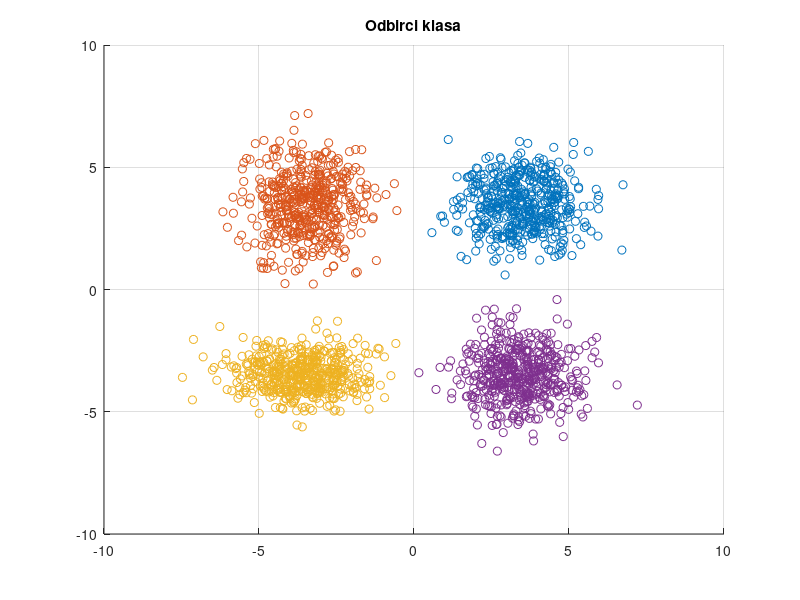
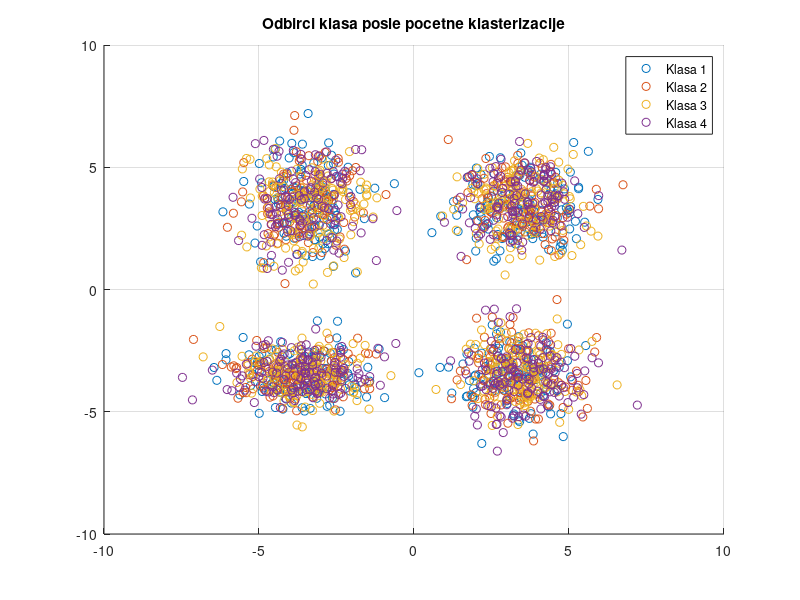

Reproduce these figures in MATLAB, in order. (Note: this script raises an error after producing the figures.)
%% Task 4.1 - C mean method

clear;
close all;
clc;

rng(100);

%% Generating samples

N = 500;
M1 = [3.5; 3.5];
M2 = [-3.5; 3.5];
M3 = [-3.5; -3.5];
M4 = [3.5; -3.5];
S1 = [1 0; 0 1];
S2 = [1 0; 0 1.5];
S3 = [1.2 0; 0 0.5];
S4 = [1 0; 0 1];

Y1 = mvnrnd(M1, S1, N)';
Y2 = mvnrnd(M2, S2, N)';
Y3 = mvnrnd(M3, S3, N)';
Y4 = mvnrnd(M4, S4, N)';

figure
hold all
scatter(Y1(1, :), Y1(2, :), 'r*')
scatter(Y2(1, :), Y2(2, :), 'b*')
scatter(Y3(1, :), Y3(2, :), 'g*')
scatter(Y4(1, :), Y4(2, :), 'y*')
title('Odbirci klasa')
grid on
hold off

%% Initial clustering

pom = rand(1, 4*N);
Y = [Y1 Y2 Y3 Y4];
Y1_start = [];
Y2_start = [];
Y3_start = [];
Y4_start = [];

for i=1:4*N
   if pom(i)<0.25
       Y1_start = [Y1_start Y(:, i)];
   elseif pom(i)<0.5
       Y2_start = [Y2_start Y(:, i)];
   elseif pom(i)<0.75
       Y3_start = [Y3_start Y(:, i)];
   else
       Y4_start = [Y4_start Y(:, i)];
   end
end

figure
hold all
scatter(Y1_start(1, :), Y1_start(2, :), 'r*')
scatter(Y2_start(1, :), Y2_start(2, :), 'b*')
scatter(Y3_start(1, :), Y3_start(2, :), 'g*')
scatter(Y4_start(1, :), Y4_start(2, :), 'y*')
legend('Klasa 1','Klasa 2','Klasa 3','Klasa 4');
title('Odbirci klasa posle pocetne klasterizacije')
grid on
hold off

%% C mean clustering

[Y1_cmean, Y2_cmean, Y3_cmean, Y4_cmean, l] = c_mean(Y1_start, Y2_start, Y3_start, Y4_start);

%% Dependence of the algorithm on initial clustering

pom = rand(1, 4*N);
Y = [Y1 Y2 Y3 Y4];
Y1_start = [];
Y2_start = [];
Y3_start = [];
Y4_start = [];
tr1 = linspace(0.2, 0.4, 10);
tr2 = linspace(0.4, 0.6, 10);
tr3 = linspace(0.6, 0.8, 10);
l = [];

for j=1:length(tr1)
    for i=1:4*N
       if pom(i)<tr1(j)
           Y1_start = [Y1_start Y(:, i)];
       elseif pom(i)<tr2(j)
           Y2_start = [Y2_start Y(:, i)];
       elseif pom(i)<tr3(j)
           Y3_start = [Y3_start Y(:, i)];
       else
           Y4_start = [Y4_start Y(:, i)];
       end
    end
    [Y1_cmean_i, Y2_cmean_i, Y3_cmean_i, Y4_cmean_i, l_i] = c_mean(Y1_start, Y2_start, Y3_start, Y4_start);
    l = [l l_i];
end

%% Mean number of iterations

l_mean = mean(l);
text = ['Srednji broj potrebnih iteracija: ', num2str(l_mean)];
disp(text);

%% Dependence of the algorithm on initial number of clusters

pom = rand(1, 4*N);
Y = [Y1 Y2 Y3 Y4];
Y1_start = [];
Y2_start = [];
Y3_start = [];

for i=1:4*N
   if pom(i)<0.33
       Y1_start = [Y1_start Y(:, i)];
   elseif pom(i)<0.66
       Y2_start = [Y2_start Y(:, i)];
   else
       Y3_start = [Y3_start Y(:, i)];
   end
end

figure
hold all
scatter(Y1_start(1, :), Y1_start(2, :), 'r*')
scatter(Y2_start(1, :), Y2_start(2, :), 'b*')
scatter(Y3_start(1, :), Y3_start(2, :), 'g*')
legend('Klasa 1','Klasa 2','Klasa 3');
title('Odbirci klasa posle pocetne klasterizacije')
grid on
hold off

[Y1_cmean3, Y2_cmean3, Y3_cmean3, l] = c_mean_3(Y1_start, Y2_start, Y3_start);

pom = rand(1, 4*N);
Y = [Y1 Y2 Y3 Y4];
Y1_start = [];
Y2_start = [];
Y3_start = [];
tr1 = linspace(0.2, 0.4, 10);
tr2 = linspace(0.4, 0.6, 10);
l = [];

for j=1:length(tr1)
    for i=1:4*N
       if pom(i)<tr1(j)
           Y1_start = [Y1_start Y(:, i)];
       elseif pom(i)<tr2(j)
           Y2_start = [Y2_start Y(:, i)];
       else
           Y3_start = [Y3_start Y(:, i)];
       end
    end
    [Y1_cmean_3_i, Y2_cmean_3_i, Y3_cmean_3_i, l_i] = c_mean_3(Y1_start, Y2_start, Y3_start);
    l = [l l_i];
end

l_mean = mean(l);
text = ['Srednji broj potrebnih iteracija: ', num2str(l_mean)];
disp(text);
